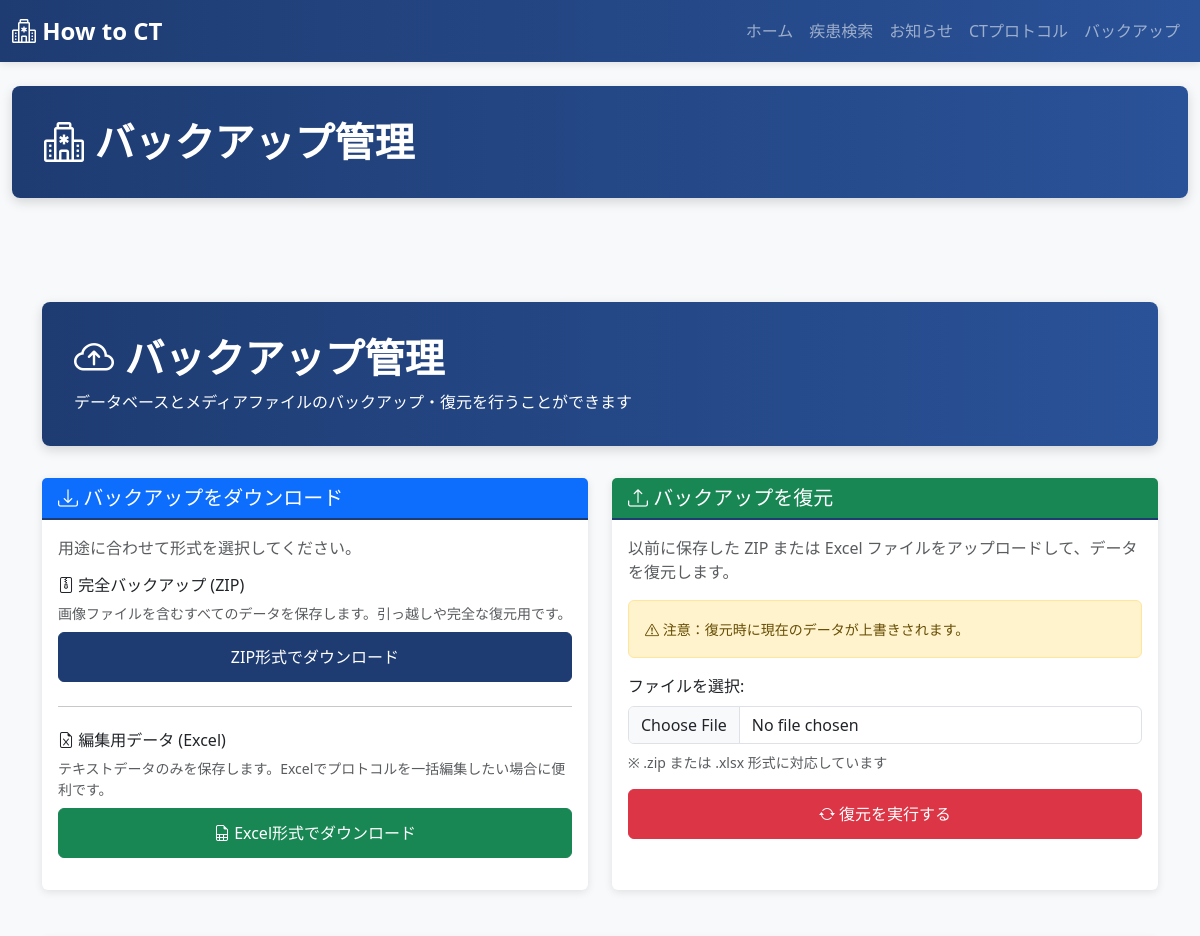
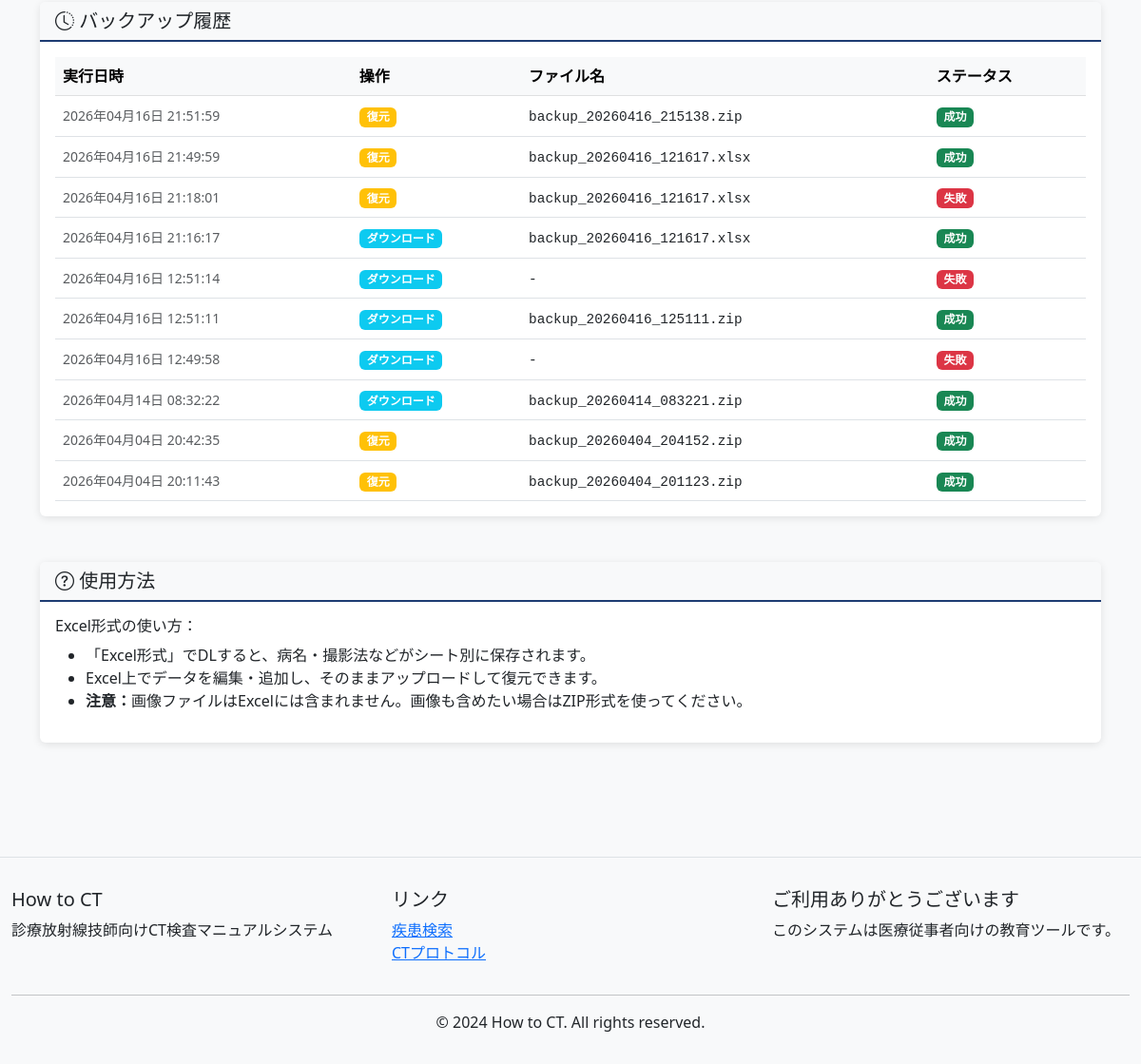
Screenshot of /backup/ with the database file from the repository (2 pictures, top to bottom).
### ct_app/models.py (models this page shows, shortened)
class BackupHistory(models.Model):
    BACKUP_TYPE_CHOICES = [
        ('export', 'バックアップ実行'),
        ('import', 'バックアップ復元'),
    ]
    backup_type = models.CharField(
        max_length=20,
        choices=BACKUP_TYPE_CHOICES,
        default='export'
    )
    created_at = models.DateTimeField(auto_now_add=True)
    filename = models.CharField(max_length=255, blank=True, null=True)
    status = models.CharField(
        max_length=20,
        choices=[('success', '成功'), ('failed', '失敗')],
        default='success'
    )
    error_message = models.TextField(blank=True, null=True)
    class Meta:
        ordering = ['-created_at']
        verbose_name_plural = "Backup Histories"

### ct_app/views.py (the view)
# urls.py: path('backup/', views.BackupPageView.as_view(), name='backup'),
class BackupPageView(View):
    def get(self, request):
        histories = BackupHistory.objects.all()[:10]
        context = {
            'page_title': 'バックアップ管理',
            'histories': histories,
        }
        return render(request, 'ct_app/backup.html', context)

### ct_app/templates/ct_app/backup.html (shortened to what this page needs)
{% extends 'ct_app/base.html' %}
{% block content %}
<div class="container my-5">
    <div class="main-header">
        <h1><i class="bi bi-cloud-arrow-up"></i> バックアップ管理</h1>
        <p class="mb-0 mt-2">データベースとメディアファイルのバックアップ・復元を行うことができます</p>
    </div>
    <div class="row">
        <div class="col-md-6">
            <div class="card h-100"> <div class="card-header bg-primary text-white">
                    <h5 class="mb-0"><i class="bi bi-download"></i> バックアップをダウンロード</h5>
                </div>
                <div class="card-body">
                    <p class="text-muted">
                        用途に合わせて形式を選択してください。
                    </p>
                    <div class="mb-4">
                        <h6><i class="bi bi-file-zip"></i> 完全バックアップ (ZIP)</h6>
                        <small class="text-muted d-block mb-2">画像ファイルを含むすべてのデータを保存します。引っ越しや完全な復元用です。</small>
                        <a href="{% url 'backup_export' %}?format=zip" class="btn btn-primary w-100">
                             ZIP形式でダウンロード
                        </a>
                    </div>
                    <hr>
                    <div class="mt-4">
                        <h6><i class="bi bi-file-earmark-excel"></i> 編集用データ (Excel)</h6>
                        <small class="text-muted d-block mb-2">テキストデータのみを保存します。Excelでプロトコルを一括編集したい場合に便利です。</small>
                        <a href="{% url 'backup_export' %}?format=excel" class="btn btn-success w-100">
                            <i class="bi bi-file-earmark-spreadsheet"></i> Excel形式でダウンロード
                        </a>
                    </div>
                </div>
            </div>
        </div>
        <div class="col-md-6">
            <div class="card h-100">
                <div class="card-header bg-success text-white">
                    <h5 class="mb-0"><i class="bi bi-upload"></i> バックアップを復元</h5>
                </div>
                <div class="card-body">
                    <p class="text-muted">
                        以前に保存した ZIP または Excel ファイルをアップロードして、データを復元します。
                    </p>
                    <div class="alert alert-warning mb-3">
                        <small>
                            <i class="bi bi-exclamation-triangle"></i>
                            注意：復元時に現在のデータが上書きされます。
                        </small>
                    </div>
                    <form method="post" action="{% url 'backup_import' %}" enctype="multipart/form-data">
                        <div class="mb-3">
                            <label for="backupFile" class="form-label">ファイルを選択:</label>
                            <input type="file" class="form-control" id="backupFile" name="backup_file"
                                   accept=".zip,.xlsx" required>
                            <small class="text-muted d-block mt-2">
                                ※ .zip または .xlsx 形式に対応しています
                            </small>
                        </div>
                        <button type="submit" class="btn btn-danger w-100">
                            <i class="bi bi-arrow-repeat"></i> 復元を実行する
                        </button>
                    </form>
                </div>
            </div>
        </div>
    </div>
    <div class="card mt-5">
        <div class="card-header bg-light">
            <h5 class="mb-0"><i class="bi bi-clock-history"></i> バックアップ履歴</h5>
        </div>
        <div class="card-body">
            {% if histories %}
            <div class="table-responsive">
                <table class="table table-hover mb-0">
                    <thead class="table-light">
                        <tr>
                            <th>実行日時</th>
                            <th>操作</th>
                            <th>ファイル名</th>
                            <th>ステータス</th>
                        </tr>
                    </thead>
                    <tbody>
                        {% for history in histories %}
                        <tr>
                            <td>
                                <small class="text-muted">
                                    {{ history.created_at|date:"Y年m月d日 H:i:s" }}
                                </small>
                            </td>
                            <td>
                                {% if history.backup_type == 'export' %}
                                    <span class="badge bg-info">ダウンロード</span>
                                {% else %}
                                    <span class="badge bg-warning">復元</span>
                                {% endif %}
                            </td>
                            <td><small class="text-monospace">{{ history.filename|default:"-" }}</small></td>
                            <td>
                                {% if history.status == 'success' %}
                                    <span class="badge bg-success">成功</span>
                                {% else %}
                                    <span class="badge bg-danger">失敗</span>
                                {% endif %}
                            </td>
                        </tr>
                        {% endfor %}
                    </tbody>
                </table>
            </div>
            {% else %}
            <p class="text-muted mb-0"><i class="bi bi-info-circle"></i> 履歴がありません</p>
            {% endif %}
        </div>
    </div>
    <div class="card mt-5 mb-5">
        <div class="card-header bg-light">
            <h5 class="mb-0"><i class="bi bi-question-circle"></i> 使用方法</h5>
        </div>
        <div class="card-body">
            <h6>Excel形式の使い方：</h6>
            <ul>
                <li>「Excel形式」でDLすると、病名・撮影法などがシート別に保存されます。</li>
                <li>Excel上でデータを編集・追加し、そのままアップロードして復元できます。</li>
                <li><strong>注意：</strong>画像ファイルはExcelには含まれません。画像も含めたい場合はZIP形式を使ってください。</li>
            </ul>
        </div>
    </div>
</div>
{% endblock %}

### ct_app/templates/ct_app/base.html (style rules this page uses)
:root { --primary-color: #1e3c72; --secondary-color: #2a5298; }
body { background-color: #f8f9fa; font-family: 'Segoe UI', Tahoma, Geneva, Verdana, sans-serif; }
.main-header { background: linear-gradient(90deg, var(--primary-color) 0%, var(--secondary-color) 100%); color: white; padding: 2rem; border-radius: 8px; margin-bottom: 2rem; box-shadow: 0 4px 12px rgba(0,0,0,0.15); }
.main-header h1 { margin: 0; font-weight: bold; }
.card { border: none; box-shadow: 0 2px 8px rgba(0,0,0,0.1); transition: transform 0.2s, box-shadow 0.2s; margin-bottom: 1rem; }
.card-header { background-color: #f8f9fa; border-bottom: 2px solid var(--primary-color); }
.btn-primary { background-color: var(--primary-color); border-color: var(--primary-color); }

### ct_app/templates/ct_app/backup.html (style rules this page uses)
.card { border: none; box-shadow: 0 2px 8px rgba(0,0,0,0.1); }
.btn { font-weight: 500; border-radius: 6px; padding: 0.75rem; }
.text-monospace { font-family: 'Courier New', monospace; font-size: 0.9rem; }

### rows the page displays
BackupHistory: created_at "2026年04月16日 21:51:59", backup_type "復元", filename "backup_20260416_215138.zip", status "成功"
BackupHistory: created_at "2026年04月16日 21:49:59", backup_type "復元", filename "backup_20260416_121617.xlsx", status "成功"
BackupHistory: created_at "2026年04月16日 21:18:01", backup_type "復元", filename "backup_20260416_121617.xlsx", status "失敗"
BackupHistory: created_at "2026年04月16日 21:16:17", backup_type "ダウンロード", filename "backup_20260416_121617.xlsx", status "成功"
BackupHistory: created_at "2026年04月16日 12:51:14", backup_type "ダウンロード", filename "-", status "失敗"
BackupHistory: created_at "2026年04月16日 12:51:11", backup_type "ダウンロード", filename "backup_20260416_125111.zip", status "成功"
BackupHistory: created_at "2026年04月16日 12:49:58", backup_type "ダウンロード", filename "-", status "失敗"
BackupHistory: created_at "2026年04月14日 08:32:22", backup_type "ダウンロード", filename "backup_20260414_083221.zip", status "成功"
BackupHistory: created_at "2026年04月04日 20:42:35", backup_type "復元", filename "backup_20260404_204152.zip", status "成功"
BackupHistory: created_at "2026年04月04日 20:11:43", backup_type "復元", filename "backup_20260404_201123.zip", status "成功"

### other values shown
{{ page_title }} "バックアップ管理"
